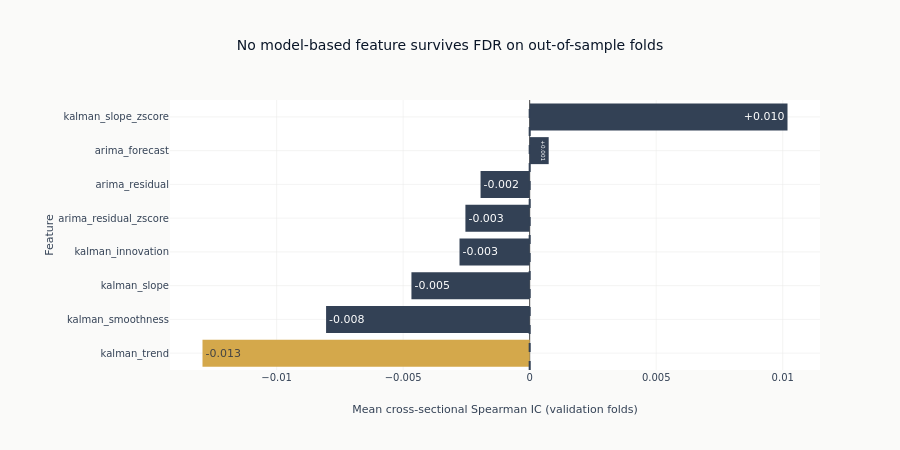

Here is the notebook cell this chart was saved with:
### Code cell
if len(eval_summary):
    fig = go.Figure(
        go.Bar(
            x=plot_summary["ic_mean"],
            y=plot_summary["feature"],
            orientation="h",
            marker_color=bar_colors,
            text=[f"{value:+.3f}" for value in plot_summary["ic_mean"]],
            textposition="inside",
            insidetextanchor="end",
            showlegend=False,
        )
    )
    fig.add_vline(x=0, line_dash="dash", line_color=COLORS["neutral"])
    fig.update_layout(
        title=ic_title,
        xaxis_title="Mean cross-sectional Spearman IC (validation folds)",
        yaxis_title="Feature",
        margin={"l": 170},
        height=450,
    )
    fig.show()
else:
    print("Validation IC chart omitted: the reduced-symbol test run has too few pairs per date.")

### Figure 1 — Plotly figure (JSON) as saved in the notebook; plotly's stock layout.template omitted (floating-point values rounded to 4 significant figures)
{"data": [{"insidetextanchor": "end", "marker": {"color": ["#D4A84B", "#334155", "#334155", "#334155", "#334155", "#334155", "#334155", "#334155"]}, "orientation": "h", "showlegend": false, "text": ["-0.013", "-0.008", "-0.005", "-0.003", "-0.003", "-0.002", "+0.001", "+0.010"], "textposition": "inside", "type": "bar", "x": [-0.01293, -0.008046, -0.004672, -0.002773, -0.00254, -0.001941, 0.0007515, 0.01019], "y": ["kalman_trend", "kalman_smoothness", "kalman_slope", "kalman_innovation", "arima_residual_zscore", "arima_residual", "arima_forecast", "kalman_slope_zscore"]}], "layout": {"height": 450, "margin": {"l": 170}, "shapes": [{"line": {"color": "#334155", "dash": "dash"}, "type": "line", "x0": 0, "x1": 0, "xref": "x", "y0": 0, "y1": 1, "yref": "y domain"}], "title": {"text": "No model-based feature survives FDR on out-of-sample folds"}, "xaxis": {"title": {"text": "Mean cross-sectional Spearman IC (validation folds)"}}, "yaxis": {"title": {"text": "Feature"}}}}
